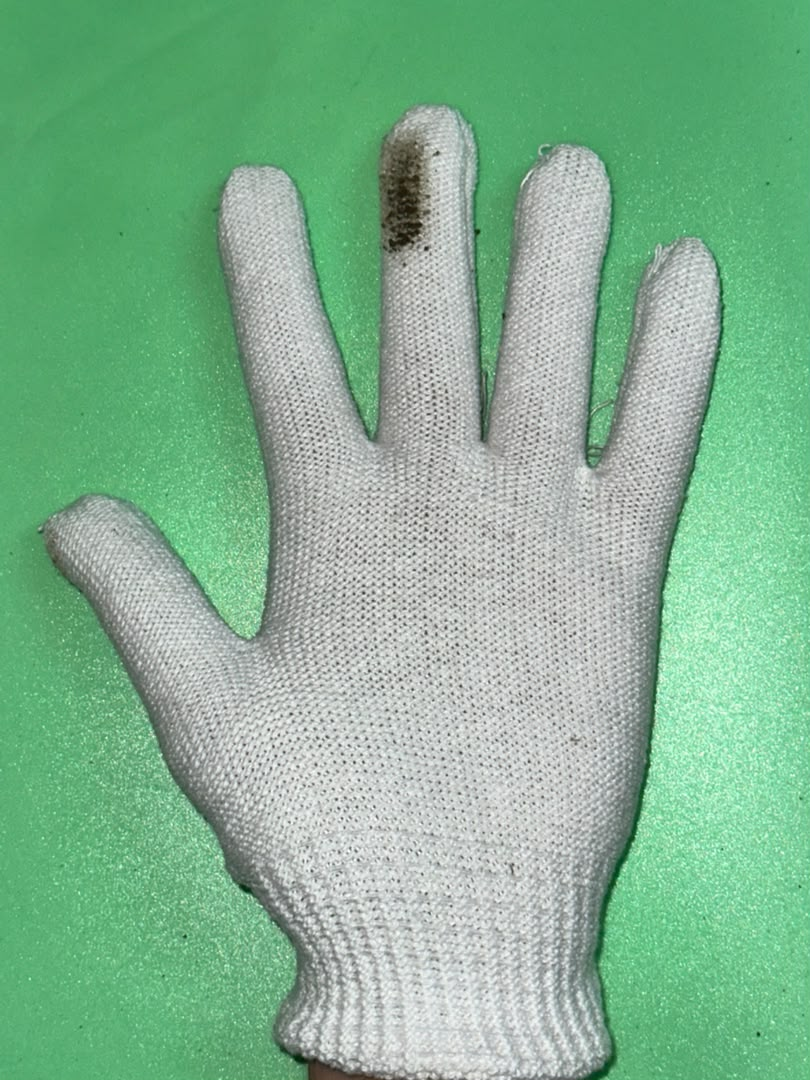
#> input picture datasets/cotton/dirty/cotton_dirty_1.jpeg, 810 x 1080 px; its folder holds only this picture in this run
$ python -i segmentation.py   (imports and definitions only)
#> lines starting #> are read from the running program, lines starting #| are printed output that depends on the picture; after the words box and inside, x2 and y2 are one past the last pixel; in counts of white or black regions, pixels touching at a corner belong together
#> further down, picture is the input picture: shape (1080, 810, 3); mean B, G, R 145.5, 179.2, 130.3
import cv2
import numpy as np


def _as_bgr_image(image):
    """Return a BGR image from either a processed dictionary or a NumPy array."""
    if isinstance(image, dict):
        if "original" in image:
            return image["original"]
        if "denoised" in image:
            return image["denoised"]
        raise ValueError("Dictionary image input must contain 'original' or 'denoised'.")
    return image


def estimate_background(image):
    """Estimate background colour as the median LAB value across the image border (robust to shadows)."""
    bgr = _as_bgr_image(image)
    if bgr is None or bgr.size == 0:
        raise ValueError("Input image is empty or invalid.")

    # LAB, not HSV: keeps hue distances comparable for similar-hue glove/background pairs.
    lab = cv2.cvtColor(bgr, cv2.COLOR_BGR2LAB).astype(np.float32)
    height, width = lab.shape[:2]

    margin = max(10, min(height, width) // 12)
    border_mask = np.zeros((height, width), dtype=np.uint8)
    border_mask[:margin, :] = 1
    border_mask[-margin:, :] = 1
    border_mask[:, :margin] = 1
    border_mask[:, -margin:] = 1

    border_pixels = lab[border_mask == 1]
    if border_pixels.size == 0:
        return {"lab": np.array([0.0, 0.0, 0.0], dtype=np.float32)}

    background_lab = np.median(border_pixels.reshape(-1, 3), axis=0)
#> background_lab = [164, 89, 150]
    return {"lab": background_lab.astype(np.float32)}


def _otsu_threshold_mask(distance_map, min_threshold=0.0):
    """Otsu-threshold a distance map into foreground/background."""
    # Otsu, not a fixed cutoff: a fixed formula fails once the glove fills most of the frame.
    max_value = float(distance_map.max())
    if max_value <= 1e-6:
        return np.zeros(distance_map.shape, dtype=bool)

    scaled = np.clip(distance_map / max_value * 255.0, 0, 255).astype(np.uint8)
    otsu_level, _ = cv2.threshold(scaled, 0, 255, cv2.THRESH_BINARY + cv2.THRESH_OTSU)
    threshold = max(min_threshold, (otsu_level / 255.0) * max_value)

    return distance_map > threshold


def create_foreground_mask(image):
    """Foreground mask from LAB colour + lightness distance to the estimated background, Otsu-thresholded and OR'd."""
    bgr = _as_bgr_image(image)
    lab = cv2.cvtColor(bgr, cv2.COLOR_BGR2LAB).astype(np.float32)
    bg = estimate_background(bgr)
#> bg = {'lab': [164, 89, 150]}
    bg_lab = bg["lab"]
#> bg_lab = [164, 89, 150]

    l_delta = np.abs(lab[:, :, 0] - bg_lab[0])
    a_delta = lab[:, :, 1] - bg_lab[1]
    b_delta = lab[:, :, 2] - bg_lab[2]
    ab_distance = np.sqrt(a_delta ** 2 + b_delta ** 2)
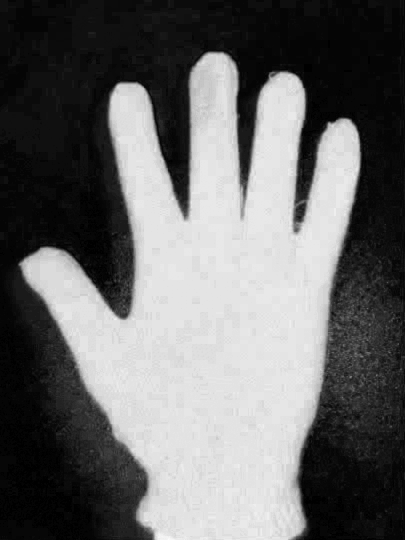
#> ab_distance: shape (1080, 810) float32 (shown at 1/2 size); min 0, max 48.51, mean 20.1; drawn with min black and max white

    # Colour distance catches most changes; lightness distance catches pale gloves on bright backgrounds.
    colour_signal = _otsu_threshold_mask(ab_distance, min_threshold=12.0)
#> in _otsu_threshold_mask, `max_value = float(distance_map.max())`: max_value = 48.51
#> in _otsu_threshold_mask, `otsu_level, _ = cv2.threshold(scaled, 0, 255, cv2.THRESH_BINARY + cv2...`: otsu_level = 119
#> in _otsu_threshold_mask, `threshold = max(min_threshold, (otsu_level / 255.0) * max_value)`: threshold = 22.64
#> in _otsu_threshold_mask, `return distance_map > threshold`:
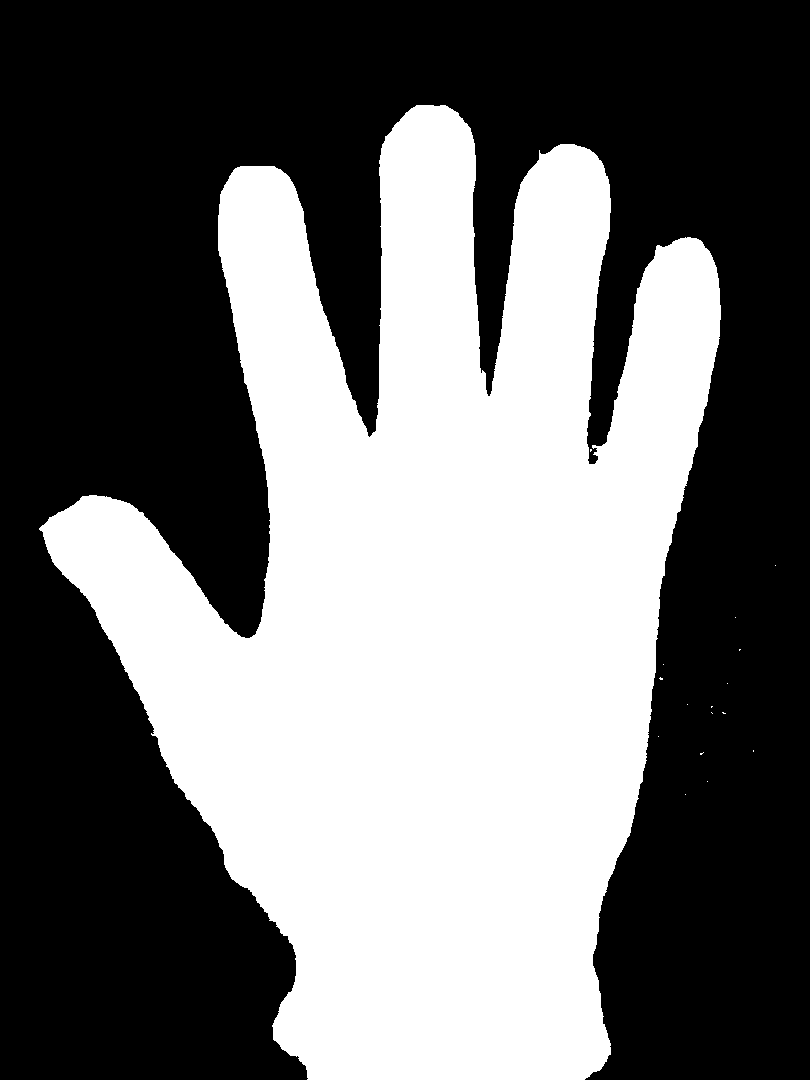
#> returned value: shape (1080, 810) bool; 42.9% white; 17 white regions (16 under 20 px), largest, box (x1, y1, x2, y2) and area: (39, 105, 721, 1080) 375662
    brightness_signal = _otsu_threshold_mask(l_delta, min_threshold=15.0)
#> call 2 of _otsu_threshold_mask, with min_threshold = 15
#> in _otsu_threshold_mask (call 2), `max_value = float(distance_map.max())`: max_value = 152
#> in _otsu_threshold_mask (call 2), `scaled = np.clip(distance_map / max_value * 255.0, 0, 255).astype(np.u..`:
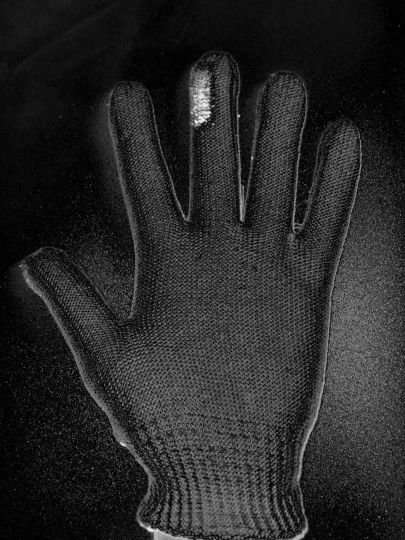
#> scaled: shape (1080, 810) (shown at 1/2 size); min 0, max 255, mean 40
#> in _otsu_threshold_mask (call 2), `otsu_level, _ = cv2.threshold(scaled, 0, 255, cv2.THRESH_BINARY + cv2...`: otsu_level = 48
#> in _otsu_threshold_mask (call 2), `threshold = max(min_threshold, (otsu_level / 255.0) * max_value)`: threshold = 28.61

    foreground = (colour_signal | brightness_signal).astype(np.uint8) * 255
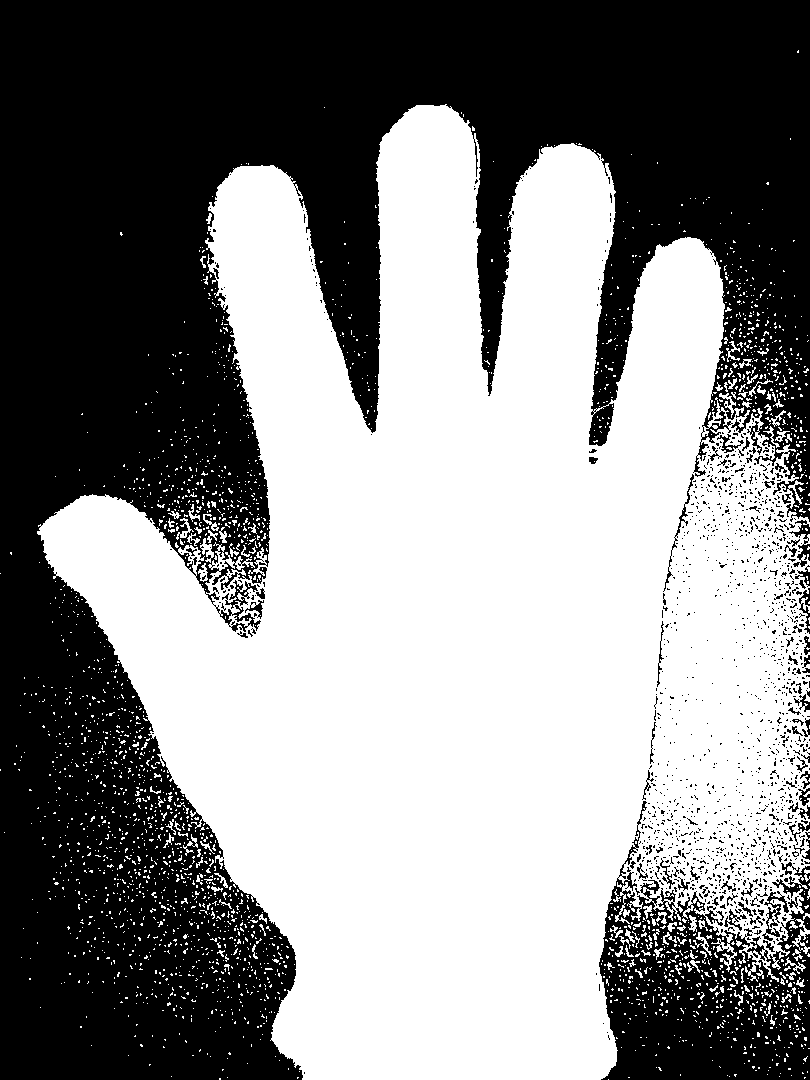
#> foreground: shape (1080, 810); 53.3% white; 1353 black regions (1272 under 20 px), largest, box (x1, y1, x2, y2) and area: (0, 0, 810, 1080) 370414, (599, 801, 810, 1080) 28918, (762, 891, 789, 941) 409

    return foreground


# [236 lines left out: functions clean_mask, keep_largest_component, fill_holes, _smooth_edge_safe, _color_confirms_forearm, detect_cuff_line and 3 more, not called in this run]


# [2 lines not run here, left out]

>>> import cv2
>>> picture = cv2.imread('datasets/cotton/dirty/cotton_dirty_1.jpeg')
>>> result = create_foreground_mask(picture)

$ run again, on datasets/cotton/dirty/cotton_dirty_2.jpeg
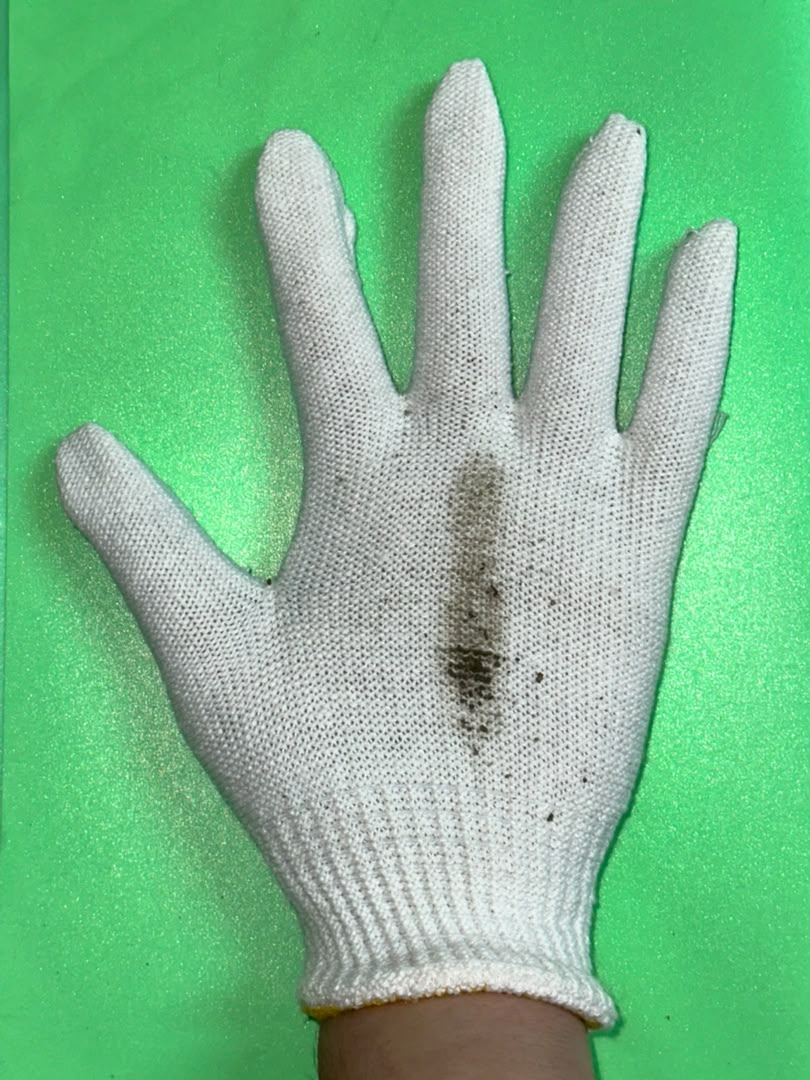
#> input picture datasets/cotton/dirty/cotton_dirty_2.jpeg, 810 x 1080 px
#> picture is the input picture: shape (1080, 810, 3); mean B, G, R 139.9, 187.8, 119.8
#> background_lab = [178, 77, 160]
#> bg = {'lab': [178, 77, 160]}
#> bg_lab = [178, 77, 160]
#> max_value = 66.41
#> otsu_level = 118
#> threshold = 30.73
#> in _otsu_threshold_mask, `return distance_map > threshold`:
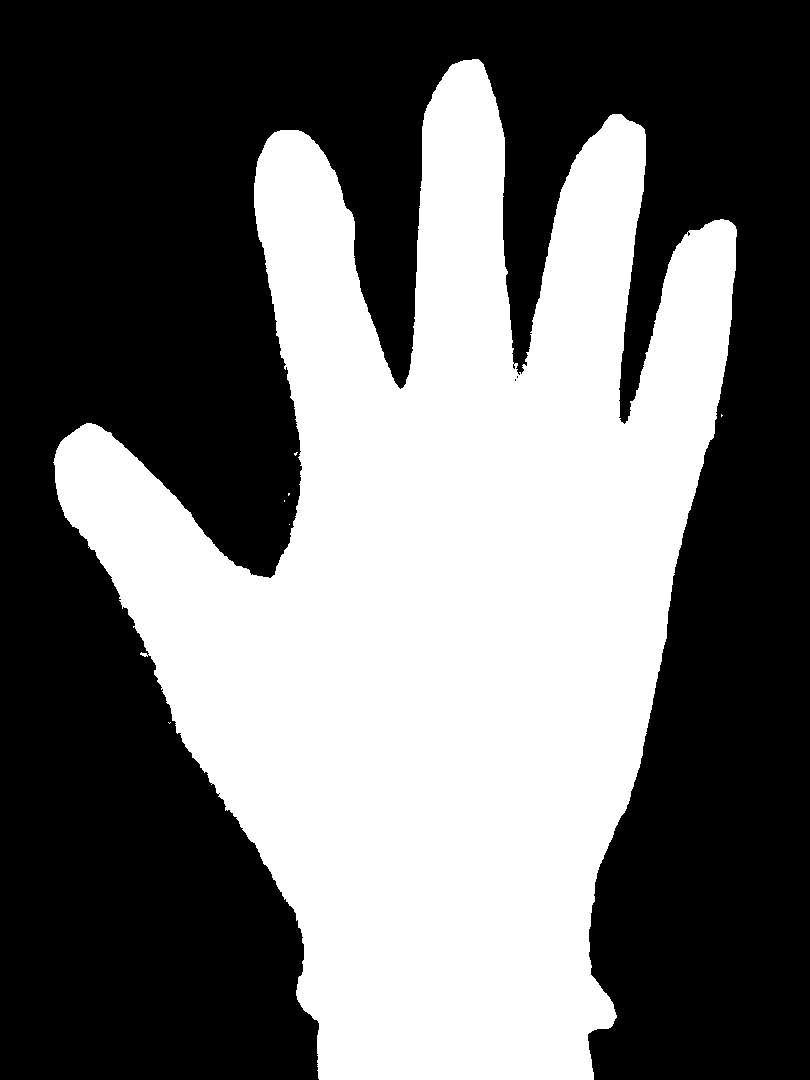
#> returned value: shape (1080, 810) bool; 42.7% white; 7 white regions (6 under 20 px), largest, box (x1, y1, x2, y2) and area: (53, 59, 737, 1080) 373883
#> in create_foreground_mask, `foreground = (colour_signal | brightness_signal).astype(np.uint8) * 255`:
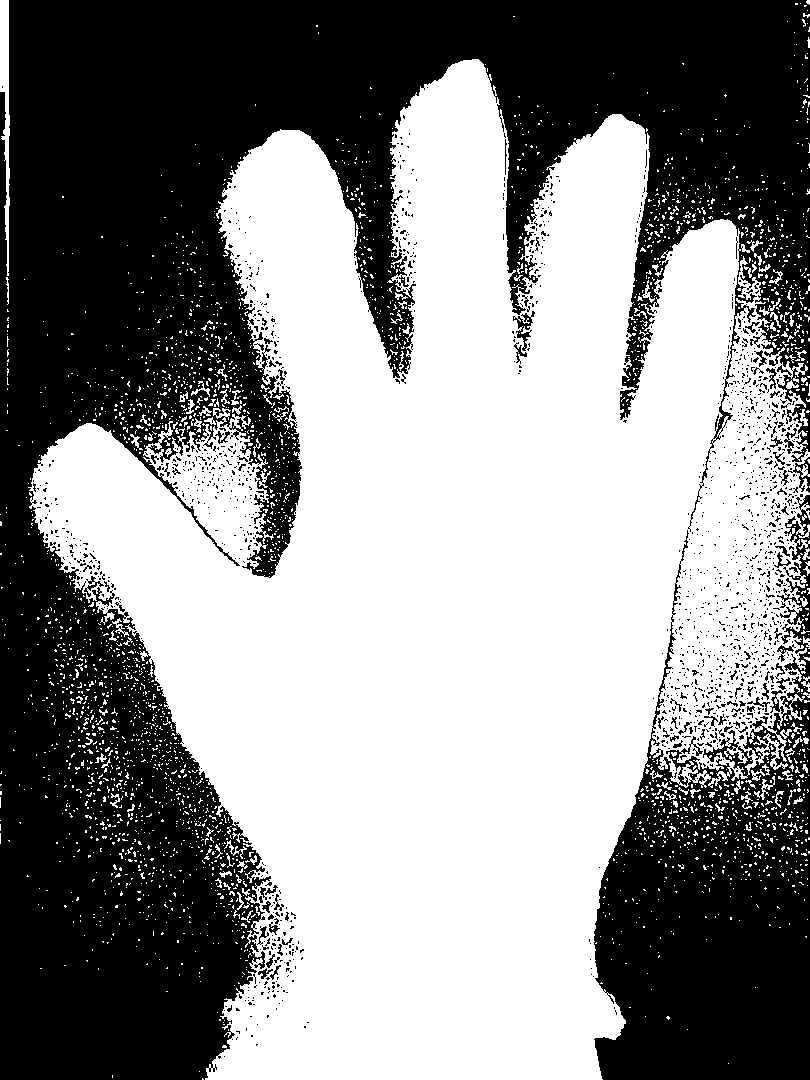
#> foreground: shape (1080, 810); 54.5% white; 1549 black regions (1457 under 20 px), largest, box (x1, y1, x2, y2) and area: (0, 0, 810, 1080) 323316, (594, 495, 810, 1080) 65000, (513, 311, 535, 351) 280
